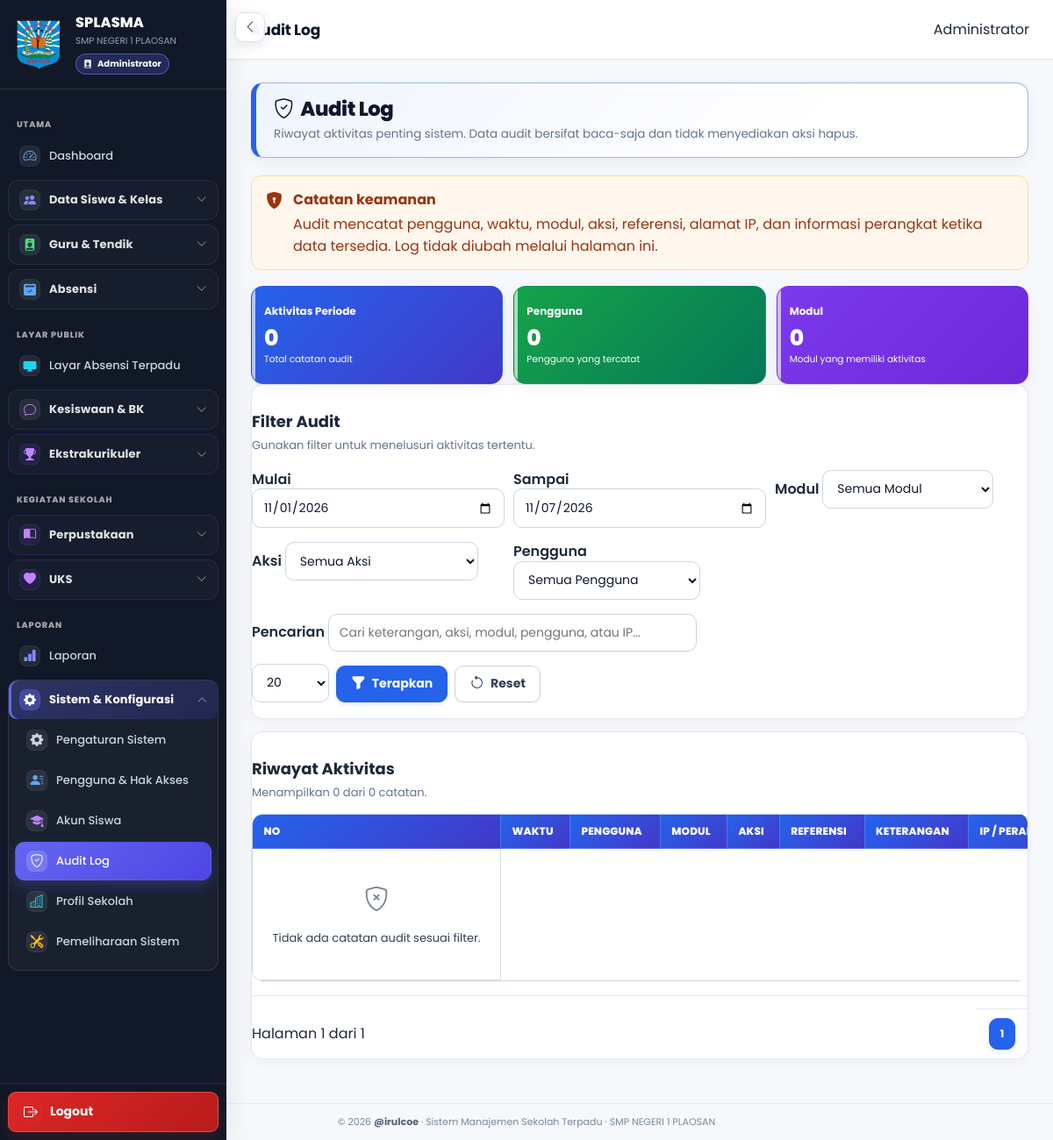
Screenshot of /audit_log/index.php (signed in) with the database file from the repository.
### tables this page shows
CREATE TABLE `profil_sekolah` (
  `id` bigint(20) UNSIGNED NOT NULL,
  `nama_sekolah` varchar(200) NOT NULL,
  `npsn` varchar(30) DEFAULT NULL,
  `nss` varchar(30) DEFAULT NULL,
  `jenjang` varchar(50) DEFAULT NULL,
  `status_sekolah` varchar(50) DEFAULT NULL,
  `alamat` text DEFAULT NULL,
  `desa` varchar(100) DEFAULT NULL,
  `kecamatan` varchar(100) DEFAULT NULL,
  `kabupaten` varchar(100) DEFAULT NULL,
  `provinsi` varchar(100) DEFAULT NULL,
  `kode_pos` varchar(10) DEFAULT NULL,
  `telepon` varchar(50) DEFAULT NULL,
  `email` varchar(150) DEFAULT NULL,
  `website` varchar(200) DEFAULT NULL,
  `logo` varchar(255) DEFAULT NULL,
  `foto` varchar(255) DEFAULT NULL,
  `nama_kepala` varchar(200) DEFAULT NULL,
  `nip_kepala` varchar(50) DEFAULT NULL,
  `created_at` timestamp NULL DEFAULT current_timestamp(),
  `updated_at` timestamp NULL DEFAULT current_timestamp() ON UPDATE current_timestamp()
);

### audit_log/index.php (the view, shortened to what the rows shown need)
<?php
require_once __DIR__ . '/../includes/auth.php';
require_once __DIR__ . '/../layouts/header.php';
require_once __DIR__ . '/../layouts/sidebar.php';
?>
<main class="main">
<section class="content">
<div class="page-header">
    <div>
        <h1><i class="bi bi-shield-check" style="margin-right:8px"></i>Audit Log</h1>
    </div>
</div>
<div class="dashboard-table-card">
    <div class="section-title">
        <div>
            <h2>Filter Audit</h2>
        </div>
    </div>
</div>
<div class="dashboard-table-card">
    <div class="section-title">
        <div>
            <h2>Riwayat Aktivitas</h2>
        </div>
    </div>
    <div class="table-responsive">
        <table class="data-table">
            <thead>
            <tr>
                <th>No</th>
                <th>Waktu</th>
                <th>Pengguna</th>
                <th>Modul</th>
                <th>Aksi</th>
                <th>Referensi</th>
                <th>Keterangan</th>
                <th>IP / Perangkat</th>
            </tr>
            </thead>
        </table>
    </div>
</div>
</section>
</main>
<?php require_once __DIR__ . '/../layouts/footer.php'; ?>

### layouts/sidebar.php (shortened to what the rows shown need)
<?php $sidebar_role_class = 'sidebar-role-' . preg_replace('/[^a-z0-9_-]/i', '', (string)user_role()); ?>
<aside id="globalSidebar" class="sidebar <?= e($sidebar_role_class) ?>" aria-label="Navigasi utama">
    <div class="sidebar-brand">
        <?php if (!empty($school_profile['logo'])): ?>
            <img src="<?= e(school_logo_url($pdo)) ?>" alt="Logo Sekolah" class="sidebar-logo">
        <?php endif; ?>
        <div class="sidebar-brand-info">
            <div class="sidebar-brand-title">SPLASMA</div>
            <small><?= e($school_profile['nama_sekolah']) ?></small>
            <div class="sidebar-role-badge">
                <i class="bi bi-person-badge-fill" aria-hidden="true"></i>
                <span><?= e(sidebar_role_label()) ?></span>
            </div>
        </div>
    </div>
</aside>

### rows the page displays
profil_sekolah: logo (picture), nama_sekolah "SMP NEGERI 1 PLAOSAN"

### other values shown
sidebar_role_label() "Administrator"
$label "Dashboard Layar Absensi Terpadu Laporan Pengaturan Sistem Pengguna & Hak Akses Akun Siswa Audit Log Profil Sekolah Pemeliharaan Sistem"
$label "Data Siswa & Kelas Guru & Tendik Absensi Kesiswaan & BK Ekstrakurikuler Perpustakaan UKS Sistem & Konfigurasi"
user_name() "Administrator"
$summary['total'] "0"
$summary['pengguna'] "0"
$summary['modul'] "0"
$total "0"
$page "1"
$totalPages "1"
APP_NAME "Sistem Manajemen Sekolah Terpadu"
NAMA_SEKOLAH "SMP NEGERI 1 PLAOSAN"
form field per_page "20"
